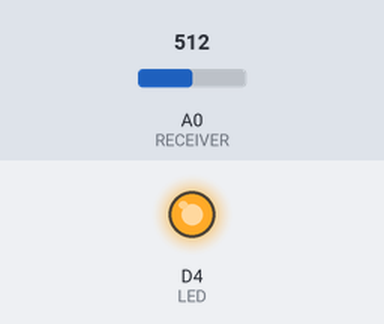
Bench run of a program on a simulated ESP8266 (NodeMCU). Parts: output pins drawn as LEDs (lit = HIGH). The inputs (shaded band) are chosen by the test bench; at power-on: A0 (RECEIVER) = 512. WiFi joins after 1.5 s; servers stay silent unless stated; random numbers use the default seed unless the program sets one; no MQTT or app messages arrive unless stated; what the program prints to the serial monitor is not drawn.

Above: at 2.7 s.
2.8 s: A0 (RECEIVER) set to 12
4.3 s: A0 (RECEIVER) set to 9
At 5.2 s:
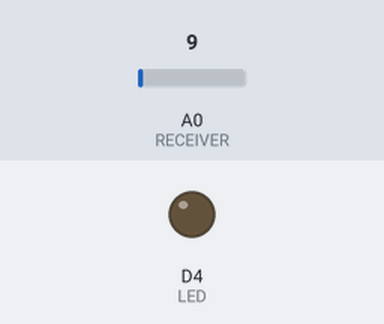
5.8 s: A0 (RECEIVER) set to 110
At 6.8 s:
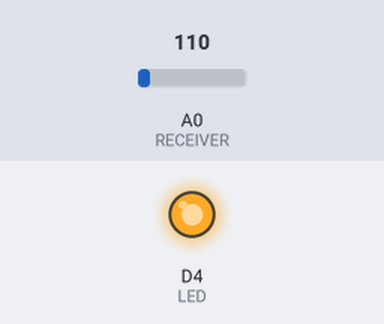
7.3 s: A0 (RECEIVER) set to 0
At 7.7 s:
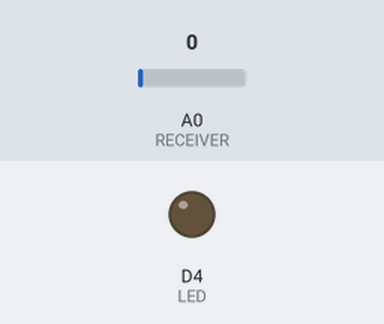
Timing chart, 0 to 9.8 s (numbered marks = the images above; inputs shaded):
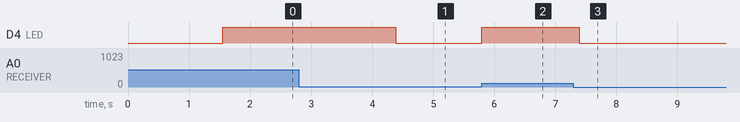

Measured:
- the behaviour switches between 11 and 10 on A0 (RECEIVER) (found by bisection; images 0 and 1)
- after the input at 2.8 s, every drawn part: stays the same
- after the input at 4.3 s, D4 (LED): HIGH → LOW after 0.09 s
- after the input at 5.8 s, D4 (LED): LOW → HIGH at once
- after the input at 7.3 s, D4 (LED): HIGH → LOW after 0.09 s

The program:

main.cpp
```cpp
#include <Arduino.h>
#include <ESP8266WiFi.h>
#include <DNSServer.h>
#include <WiFiManager.h>
#include <PubSubClient.h>
#include <string>

#define mqtt_server "192.168.1.1"
#define mqtt_port 1883
#define mqtt_user "mqtt_user"
#define mqtt_pass "mqtt_pass"
#define power_topic "sensor/power"

#define LED D4
#define RECEIVER A0
#define MIN_IR_VALUE 10
#define READ_AMOUNT 5
#define READING_COOLDOWN 20
#define CLIENT_ID "POWERSENSOR"

int reads = 0;
volatile long currentTime = 0;
long startPulse = 0;
long lastPulse = 0;

WiFiClient espClient;
PubSubClient client(espClient);

boolean reconnect() {
  while (!client.connected()) {
    String clientId = "ESP8266Client-";
    clientId += String(random(0xffff), HEX);
    if (client.connect(clientId.c_str())) {
      Serial.println("connected to MQTT");
      return true;
    } else {
      delay(5000);
    }
  }
  return false;
}

boolean publish(const char topic[], const char payload[]) {
    if (!client.connected() && !reconnect()){
        return false;
    }
    return client.publish(topic, payload);
}

void configModeCallback(WiFiManager *myWiFiManager){
  Serial.println("Entered config mode");
  Serial.println(WiFi.softAPIP());
  Serial.println(myWiFiManager->getConfigPortalSSID());
}

void setup() {
    Serial.begin(9600);

    WiFiManager wifiManager;
    wifiManager.setAPCallback(configModeCallback);
    wifiManager.autoConnect("Energy measure device AP");

    pinMode(LED, OUTPUT);
    pinMode(RECEIVER, INPUT);
    digitalWrite(LED, LOW);
    client.setServer(mqtt_server, mqtt_port);
    reconnect();
}

long getCurrentMeasure(){
    long elapsed = currentTime - startPulse;
    long factor = 3600000 / elapsed;
    return factor * (READ_AMOUNT -1);
}

void reset(){
    reads = 0;
    startPulse = 0;
}

void keepAlive(){
    if (!client.connected()) {
    reconnect();
  }
  client.loop();
}

void update(){
    long value = getCurrentMeasure();
    Serial.print("Current value: ");
    Serial.println(value);

    Serial.print("MQTT state ");
    Serial.println(client.state());

    if (client.publish(power_topic, String(value).c_str())){
        Serial.print("Published value ");
        Serial.println(String(value).c_str());
    }else{
        Serial.print("Publish failed");
    }

}

void onDiodePulse(){
    lastPulse = currentTime;
    digitalWrite(LED, HIGH);
    reads++;
    if(reads == READ_AMOUNT){
        update();
        reset();
        return;
    }

    if(startPulse == 0){
        startPulse = currentTime;
    }
}

boolean canCheck(){
    return (currentTime - lastPulse) > READING_COOLDOWN;
}

boolean checkDiode(){
    int sensorValue = analogRead(RECEIVER);
    if(sensorValue > MIN_IR_VALUE){
        lastPulse = currentTime;
        return true;
    }
    return false;
}

void loop() {
    currentTime = millis();
    keepAlive();

    if(currentTime - lastPulse > 100){
        digitalWrite(LED, LOW);
    }

    if(canCheck() && checkDiode()){
        onDiodePulse();
    }
}
```
